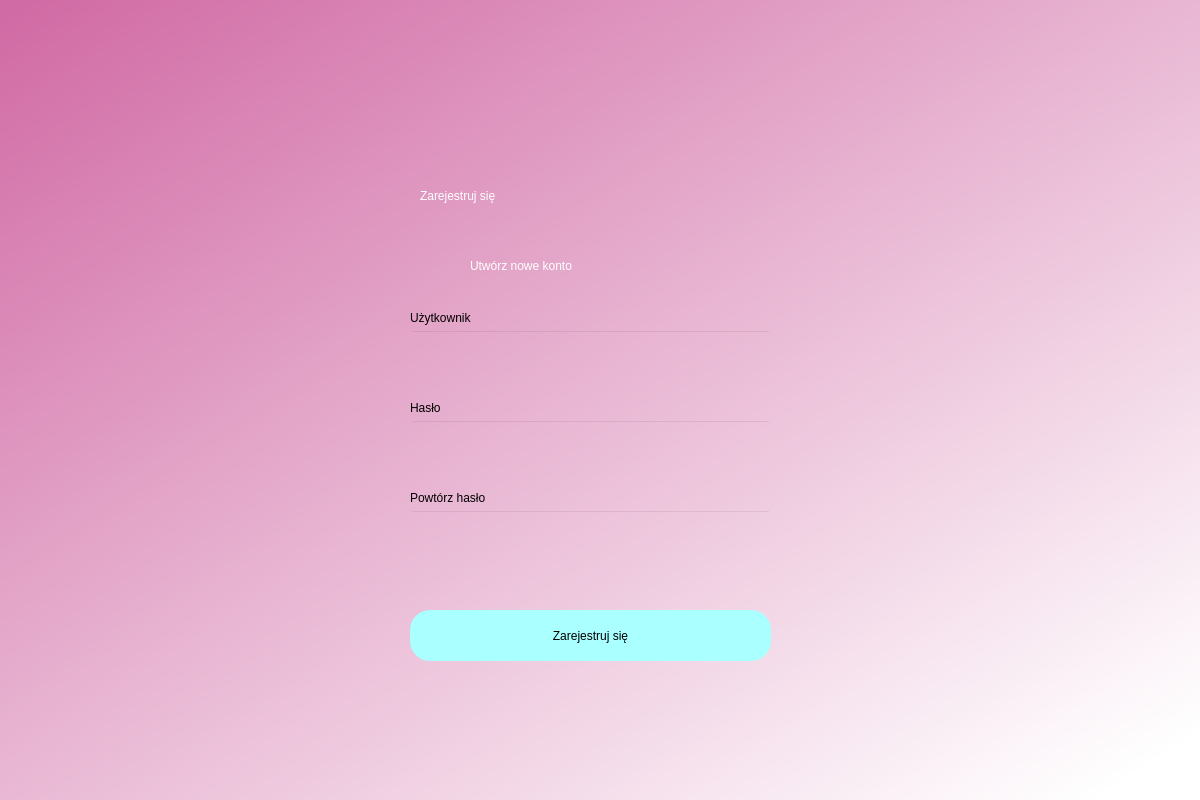
<?xml version="1.0" encoding="UTF-8"?>
<ui version="4.0">
 <class>Dialog</class>
 <widget class="QDialog" name="Dialog">
  <property name="geometry">
   <rect>
    <x>0</x>
    <y>0</y>
    <width>1200</width>
    <height>800</height>
   </rect>
  </property>
  <property name="windowTitle">
   <string>Dialog</string>
  </property>
  <property name="styleSheet">
   <string notr="true">QWidget#Dialog{
background-color: qlineargradient(spread:pad, x1:0.0279545, y1:0, x2:0.972, y2:0.960682, stop:0 rgba(209, 107, 165, 255), stop:0.988636 rgba(255, 255, 255, 255))}</string>
  </property>
  <widget class="QLabel" name="label">
   <property name="geometry">
    <rect>
     <x>420</x>
     <y>160</y>
     <width>361</width>
     <height>71</height>
    </rect>
   </property>
   <property name="styleSheet">
    <string notr="true">font: 40pt &quot;MS Shell Dlg 2&quot;;
color: white;</string>
   </property>
   <property name="text">
    <string>Zarejestruj się</string>
   </property>
  </widget>
  <widget class="QLabel" name="label_2">
   <property name="geometry">
    <rect>
     <x>470</x>
     <y>240</y>
     <width>461</width>
     <height>51</height>
    </rect>
   </property>
   <property name="styleSheet">
    <string notr="true">font: 20pt &quot;MS Shell Dlg 2&quot;;
color: white;</string>
   </property>
   <property name="text">
    <string>Utwórz nowe konto</string>
   </property>
  </widget>
  <widget class="QPushButton" name="signup">
   <property name="geometry">
    <rect>
     <x>410</x>
     <y>610</y>
     <width>361</width>
     <height>51</height>
    </rect>
   </property>
   <property name="styleSheet">
    <string notr="true">border-radius: 20px;
background-color: rgb(170, 255, 255);
font: 14pt &quot;MS Shell Dlg 2&quot;;
</string>
   </property>
   <property name="text">
    <string>Zarejestruj się</string>
   </property>
  </widget>
  <widget class="QLineEdit" name="password_create">
   <property name="geometry">
    <rect>
     <x>410</x>
     <y>420</y>
     <width>361</width>
     <height>51</height>
    </rect>
   </property>
   <property name="styleSheet">
    <string notr="true">background-color: rgba(0, 0, 0, 0);
font: 12pt &quot;MS Shell Dlg 2&quot;;</string>
   </property>
  </widget>
  <widget class="QLabel" name="label_4">
   <property name="geometry">
    <rect>
     <x>410</x>
     <y>400</y>
     <width>121</width>
     <height>16</height>
    </rect>
   </property>
   <property name="styleSheet">
    <string notr="true">font: 10pt &quot;MS Shell Dlg 2&quot;;</string>
   </property>
   <property name="text">
    <string>Hasło</string>
   </property>
  </widget>
  <widget class="QLineEdit" name="email_create">
   <property name="geometry">
    <rect>
     <x>410</x>
     <y>330</y>
     <width>361</width>
     <height>51</height>
    </rect>
   </property>
   <property name="styleSheet">
    <string notr="true">background-color: rgba(0, 0, 0, 0);
font: 12pt &quot;MS Shell Dlg 2&quot;;</string>
   </property>
  </widget>
  <widget class="QLabel" name="label_3">
   <property name="geometry">
    <rect>
     <x>410</x>
     <y>310</y>
     <width>121</width>
     <height>16</height>
    </rect>
   </property>
   <property name="styleSheet">
    <string notr="true">font: 10pt &quot;MS Shell Dlg 2&quot;;</string>
   </property>
   <property name="text">
    <string>Użytkownik</string>
   </property>
  </widget>
  <widget class="QLabel" name="label_5">
   <property name="geometry">
    <rect>
     <x>410</x>
     <y>490</y>
     <width>121</width>
     <height>16</height>
    </rect>
   </property>
   <property name="styleSheet">
    <string notr="true">font: 10pt &quot;MS Shell Dlg 2&quot;;</string>
   </property>
   <property name="text">
    <string>Powtórz hasło</string>
   </property>
  </widget>
  <widget class="QLineEdit" name="password_create_2">
   <property name="geometry">
    <rect>
     <x>410</x>
     <y>510</y>
     <width>361</width>
     <height>51</height>
    </rect>
   </property>
   <property name="styleSheet">
    <string notr="true">background-color: rgba(0, 0, 0, 0);
font: 12pt &quot;MS Shell Dlg 2&quot;;</string>
   </property>
  </widget>
  <widget class="QLabel" name="label_create">
   <property name="geometry">
    <rect>
     <x>410</x>
     <y>570</y>
     <width>361</width>
     <height>31</height>
    </rect>
   </property>
   <property name="styleSheet">
    <string notr="true">font: 12pt &quot;MS Shell Dlg 2&quot;;
color: red;</string>
   </property>
   <property name="text">
    <string/>
   </property>
  </widget>
 </widget>
 <resources/>
 <connections/>
</ui>
